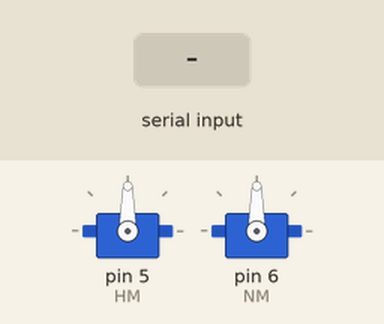
The program below on a simulated Arduino Uno, built with avr-gcc and run on an emulated ATmega328P. Parts: 2 × servo. The test bench sets the inputs (shaded band).

Above: at 1.2 s.
1.3 s: "90,45\n" received over Serial
At 2.7 s:
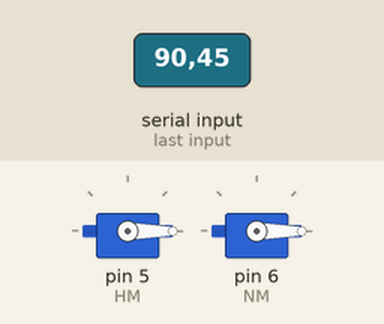
Timing chart, 0 to 4.3 s (numbered marks = the images above; inputs shaded):
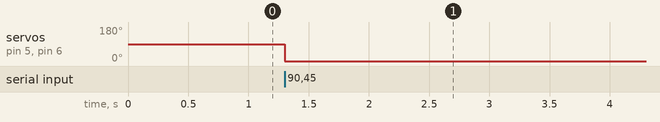

Measured:
- after the input at 1.3 s, servo on pin 5 (HM), servo on pin 6 (NM): 90° → 0° at once

The program:

main.cpp
```cpp
//USB to Servo Interface
//18.01.2026
//m.efeyildiz@icloud.com

#include <Arduino.h>
#include <Servo.h>

Servo main_governor;
Servo side_governor;

int HM = 5;
int NM = 6;

void setup()
{
  Serial.begin(115200);
  main_governor.attach(HM,1000,2000);
  side_governor.attach(NM,1000,2000);
}

void loop() {
  if (Serial.available()) {
    String serial = Serial.readStringUntil('\n');
    int commaIndex = serial.indexOf(',');
    if (commaIndex > 0) {
      int mainVal = serial.substring(0, commaIndex).toInt();
      int sideVal = serial.substring(commaIndex + 1).toInt();

      main_governor.writeMicroseconds(mainVal);
      side_governor.writeMicroseconds(sideVal);
    }
  }
}
```
